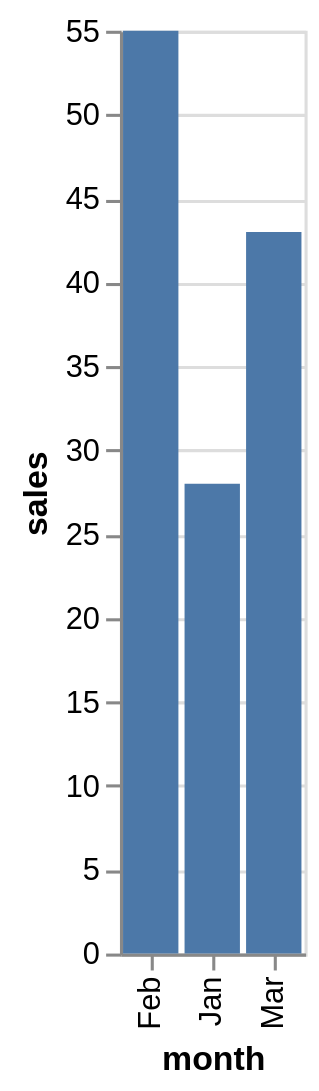

The cell this chart's notebook holds for it:
### Markdown cell above
### In a library

`jupyter.$display` is `Symbol.for("Jupyter.display")`. Code in a module,
which might also run outside a notebook, should use that form, so it
doesn't depend on the `jupyter` global:

```ts
// matrix.ts
export class Matrix {
  rows: number[][];
  constructor(rows: number[][]) {
    this.rows = rows;
  }
  [Symbol.for("Jupyter.display")]() {
    const body = this.rows.map((r) => r.join(" & ")).join(" \\\\ ");
    return { "text/latex": `$$\\begin{bmatrix} ${body} \\end{bmatrix}$$` };
  }
}
```

Outside a notebook the method is never called. A library written this way
displays the same in `deno jupyter`.

For type checking, see [Editor types](https://cdp-kernel.org/docs/editor-types): only
`jupyter.$display` carries the precise method type.

## Values shown richly without any code

A cell's result, or a value passed to `jupyter.display`, gets a rich
output when it looks like one of the objects below. The checks are by
shape (duck typing), so they work with any library that produces such
objects, without a dependency on it. They are checked in this order:

| Value | Shown as | Detected by |
| --- | --- | --- |
| Object with a `[jupyter.$display]()` method | whatever it returns | the method |
| Canvas | PNG image | a `toDataURL()` method |
| Vega or Vega-Lite chart | interactive chart | a `toSpec()` method returning a spec with `$schema` |
| DataFrame | table (HTML and `application/vnd.dataresource+json`) | `schema`, `head()` and `toRecords()` |
| `Uint8Array` of PNG or JPEG data | image | the file signature |
| SVG element | SVG | `outerHTML` starting with `<svg` |
| HTML element | HTML | an `outerHTML` string |

Anything else shows as text. Some examples with common npm packages
(see [Writing notebooks](https://cdp-kernel.org/docs/notebooks#language-and-imports) for how
`npm:` imports work):

**Charts with Vega-Lite.** [vega-lite-api](https://github.com/vega/vega-lite-api)
builds a chart in code. JupyterLab renders it as an interactive chart
with no extension.

### Code cell
import * as vl from "npm:vega-lite-api@5";

const sales = [
  { month: "Jan", sales: 28 },
  { month: "Feb", sales: 55 },
  { month: "Mar", sales: 43 },
];
vl.markBar().data(sales).encode(vl.x().fieldO("month"), vl.y().fieldQ("sales"));

### Figure 1 — Vega-Lite specification as saved in the notebook (floating-point values rounded to 4 significant figures)
{"$schema": "https://vega.github.io/schema/vega-lite/v5.json", "data": {"values": [{"month": "Jan", "sales": 28}, {"month": "Feb", "sales": 55}, {"month": "Mar", "sales": 43}]}, "encoding": {"x": {"field": "month", "type": "ordinal"}, "y": {"field": "sales", "type": "quantitative"}}, "mark": {"type": "bar"}}
